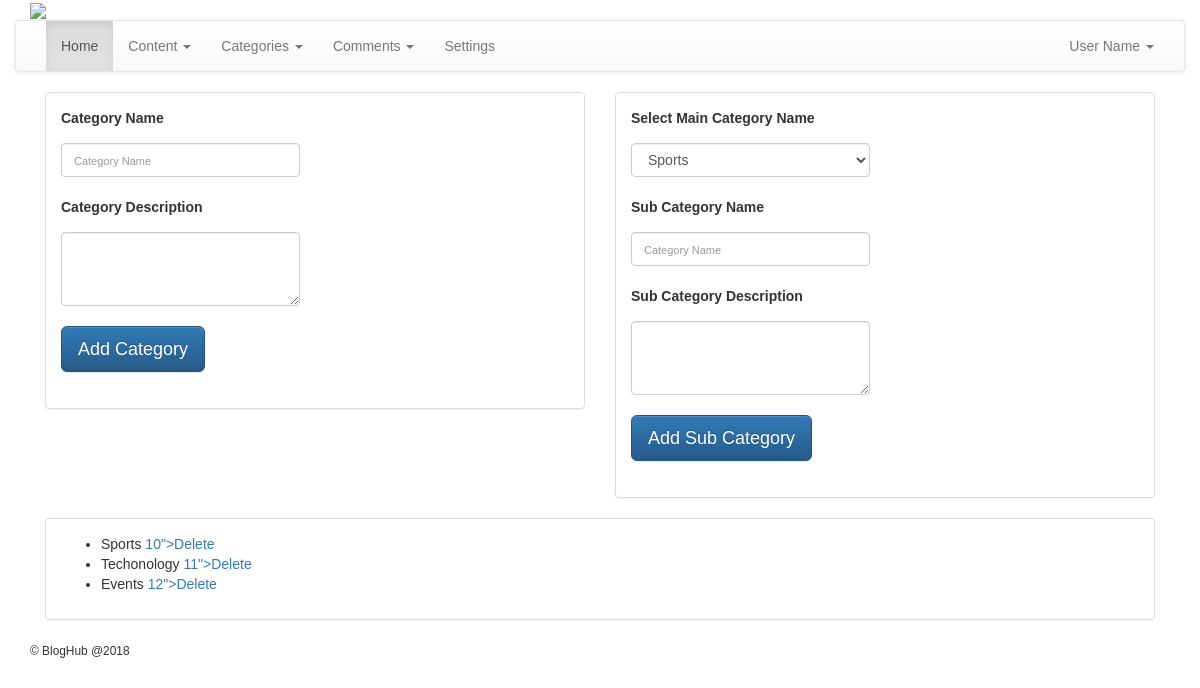
Page /Admin/addcategory.php (signed in) on the committed database.
### tables this page shows
CREATE TABLE `category` (
  `id` int(11) NOT NULL,
  `name` varchar(255) NOT NULL,
  `caturl` varchar(255) NOT NULL,
  `description` varchar(255) NOT NULL,
  `image` varchar(255) NOT NULL
);

### Admin/addcategory.php (the view, shortened to what this page needs)
<?php include 'inc/header.php'; ?>
<?php include 'inc/nav.php'; ?>
<div class="container">
	<div class="col-md-6">
		<div class="panel panel-default">
		  <div class="panel-body">
		  	<form method="post">
				<div class="row">
					<div class="col-md-6">
					<form class="form-horizontal" method="post" action="#">
						<label>Category Name </label>
						<input name="name" class="form-control" placeholder="Category Name" value="" type="text" required="">
						<br>
						<label>Category Description </label>
						<textarea name="description" class="form-control" rows="3"></textarea>
						<br>
						<input type="submit" value="Add Category" class="btn btn-primary btn-lg">
					</form>
					</div>
					<div class="col-md-6">
					</div>
				</div>
				<br>
				<div class="row">
				<div class="col-md-3"></div>
				</div>
			</form>
		  </div>
		</div>
	</div>
	<div class="col-md-6">
		<div class="panel panel-default">
		  <div class="panel-body">
		  	<form method="post">
				<div class="row">
					<div class="col-md-6">
					<form class="form-horizontal" method="post" action="#">
						<label> Select Main Category Name </label>
						<select name="maincat" class="form-control">
						<?php
							$selsql = "SELECT * FROM category";
							$selres = mysqli_query($connection, $selsql);
							while($selr = mysqli_fetch_assoc($selres)){
						?>
						  <option value="<?php echo $selr['id']; ?>"><?php echo $selr['name']; ?></option>
						  <?php } ?>
						</select>
						<br>
						<label> Sub Category Name </label>
						<input name="name" class="form-control" placeholder="Category Name" value="" type="text" required="">
						<br>
						<label>Sub Category Description </label>
						<textarea name="description" class="form-control" rows="3"></textarea>
						<br>
						<input type="submit" value="Add Sub Category" class="btn btn-primary btn-lg">
					</form>
					</div>
					<div class="col-md-6">
					</div>
				</div>
				<br>
				<div class="row">
				<div class="col-md-3"></div>
				</div>
			</form>
		  </div>
		</div>
	</div>
</div>
<div class="container">
	<div class="col-md-12">
		<div class="panel panel-default">
		  <div class="panel-body">
		  <ul>
		    <?php
				$selsql = "SELECT * FROM category";
				$selres = mysqli_query($connection, $selsql);
				while($selr = mysqli_fetch_assoc($selres)){
			?>
					<li><?php echo $selr['name']; ?> <a href="delcategory.php"><?php echo $selr['id']; ?>">Delete</a>
					</li>
			<?php	}	?>
			</ul>
		  </div>
		</div>
	</div>
</div>
<?php include 'inc/footer.php'; ?>

### Admin/styles.css (style rules this page uses)
body, html { height: 100%; background-repeat: no-repeat; font-family: 'Oxygen', sans-serif; }
label { margin-bottom: 15px; }
input, input::-webkit-input-placeholder { font-size: 11px; padding-top: 3px; }

### rows in the picture
category: name "Sports", id "10"
category: name "Techonology", id "11"
category: name "Events", id "12"

### other values in the picture
form field maincat "Sports"
